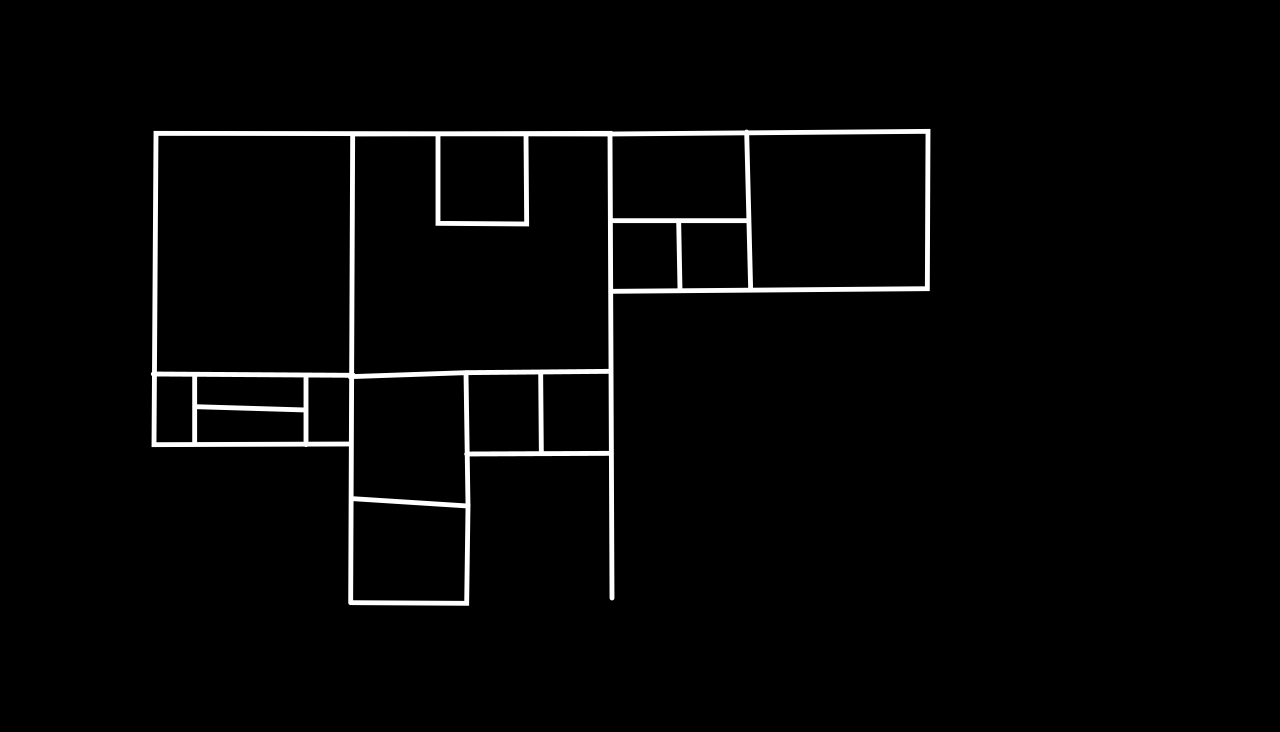
#> input picture test.png, 3840 x 2196 px (shown at 1/3 size)
$ jupyter execute Togal_cleaned.ipynb
#> lines starting #> are read from the running program, lines starting #| are printed output that depends on the picture; after the words box and inside, x2 and y2 are one past the last pixel; in counts of white or black regions, pixels touching at a corner belong together
[cell 1]
import cv2
import os
import numpy as np
import matplotlib.pyplot as plt
from rasterio.features import shapes
from shapely.geometry import Polygon, MultiPolygon, Point, LineString
from shapely.affinity import scale

plt.rcParams["figure.figsize"] = (10,10)

[cell 2]
def clean_img(img, kernel_size = 5, iterations = 5):
    '''
    clean_img :
        uses morphological operations to clean the image, in this case uses erosion to remove
        extremly small items, and dilation to go back to original shape and closess some holes,
        different combination provide diifferent results

    docs: https://docs.opencv.org/master/d9/d61/tutorial_py_morphological_ops.html

    img:  threshhold image
    kernel_size: the size of the morph kernel in pixels 5 by default, by default uses rectangle as a shape
    iterations: nb of times operations are applied

    returns
        img: cleaned image
    '''

    kernel_s = np.ones((2, 2),np.uint8)
    img = cv2.erode(img, kernel_s, iterations = iterations)

    kernel_1 = np.ones((kernel_size, kernel_size),np.uint8)
    img = cv2.erode(img, kernel_1, iterations = iterations)
    img = cv2.dilate(img, kernel_1, iterations = iterations)

    return img

def contours_extraction(img):
    '''
    Basic contour extraction from threshold image

    img: img

    returns
        ctr: list of all extracted contours,
        h: containes hierarchical information about every contour,
            for every contour [nextCtr_id, prevCtr_id, FirstChildCtr_id, parentCtr_id ]
    '''

    ctr, h = cv2.findContours(img, cv2.RETR_TREE, cv2.CHAIN_APPROX_SIMPLE)
    return ctr, h[0]

def contour_data(cnt, epsilon = 0.001):
    '''
    Extracts some useful informations from a contour like mass center, area and perimeter, more features can be extracted
    using cv2.moments
    Also simplifies the contours

    cnt: single contour,
    epsilon: simplification strength

    returns
        area: area of contour will be used for filtering
        approx: simplified polygon
    '''

    M = cv2.moments(cnt)

    #cx = int(M['m10']/M['m00'])
    #cy = int(M['m01']/M['m00'])
    area = cv2.contourArea(cnt)
    perimeter = cv2.arcLength(cnt,True)

    epsilon = epsilon * cv2.arcLength(cnt, True)
    approx = cv2.approxPolyDP(cnt, epsilon,True)

    return area, approx


def classify_contour(h, idx, cls_dict):
    '''
    classifies the contour, on either region of room
    for the given contour if there is no parent then the contour is a region, else is room

    h: contourss hierarchical features
    idx: index of the contour to classify
    cls_dict: dictionnary containing classification of the different contours

    returns
        updated classification dict

    '''

    p_idx = h[idx][3]
    p_p_idx = h[p_idx][3]

    if p_idx not in cls_dict:
        if p_p_idx == -1:
            p_cls = 0
        else:
            cls_dict = classify_contour(h, idx, cls_dict)
            p_cls = cls_dict[p_idx]
    else:
        p_cls = cls_dict[p_idx]

    cls = p_cls + 1
    cls_dict[idx] = cls

    return cls_dict


# Main function to extract the road mask
def generate_regions(img,
                     clean_func=clean_img,
                     ctr_func=contours_extraction,
                     ctr_data=contour_data,
                     max_area=10000,
                     min_area=200,
                     kernel_size=5,
                     iterations = 5,
                     epsilon = 0.001):

    '''
    Generate the regions and rooms from an image

    img: thresholded image
    clean_func: function to clean the image
    ctr_fnc: function for contour extractio
    ctr_data: function for extracting useful informations from a contour
    max_area: max area for fileterig very big contours
    min_area: are of minimum possible contour
    kernel_size :: should be replaced b **kwags
    iterations :: should be replaced b **kwags
    epsilon :: should be replaced b **kwags


    returns
        img: cleaned img
        ctr: all extracted contours
        regions: classified regions
        rooms: classified rooms
    '''

    img = clean_func(img, kernel_size, iterations) # start by cleaning the img
    ctr, h = ctr_func(img) # extract contours and hierarchical data

    classes_dict = dict()
    approxs = [None] * len(ctr)

    for i in range(len(ctr)): #classify contours
        cnt = ctr[i]
        #cnt_area, approx = ctr_data(cnt, epsilon)
        cnt_area, approxs[i] = ctr_data(cnt, epsilon)
        # If area is very small or very big then, thea features are useless...
        if cnt_area < max_area and cnt_area > min_area:
            classes_dict = classify_contour(h, i, classes_dict)
        else:
            classes_dict[i] = -1


    base_region_idx = 0 if len(list(classes_dict.values())) < 2 else min([i for i in list(classes_dict.values()) if i >= 0])
    regions = [approxs[i] for i in range(len(ctr)) if classes_dict[i] == base_region_idx and h[i][2] != -1]
    rooms = [approxs[i] for i in range(len(ctr)) if classes_dict[i] > base_region_idx]

    return img, ctr, classes_dict, regions, rooms

[cell 3]
img = cv2.imread('./test.png', flags=cv2.IMREAD_GRAYSCALE)
#> img is the input picture: shape (2196, 3840); min 0, max 255, mean 6.2
img_th = cv2.threshold(img, 50, 255, cv2.THRESH_BINARY_INV)[1]
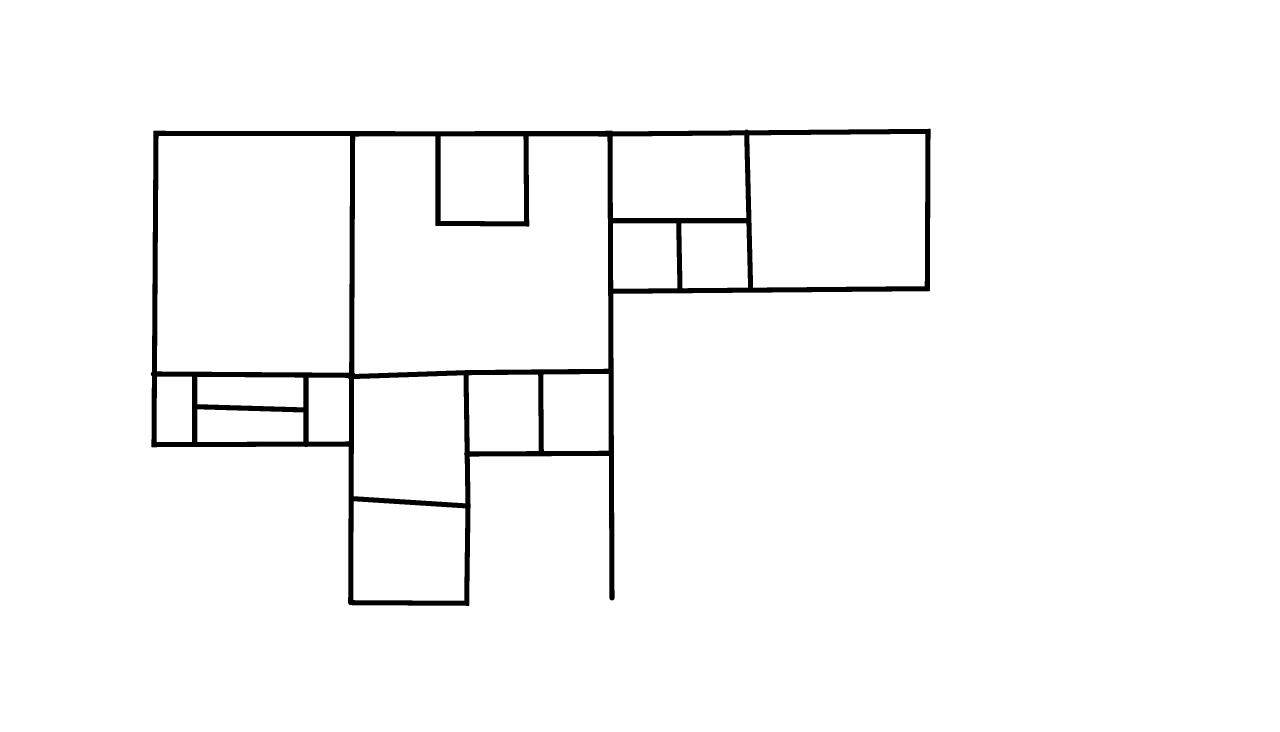
#> img_th: shape (2196, 3840) (shown at 1/3 size); 97.5% white; 1 black region, box (x1, y1, x2, y2) and area: (452, 386, 2792, 1818) 212859

[cell 4]
kernel_size = 3
epsilon = 0.0001

img_area = img.shape[0] * img.shape[1]
max_area = 0.8*img_area
min_area = 400

img_cleaned, all_ctrs, classes_dict, regions, rooms =  generate_regions(img=img_th, max_area=max_area, min_area=min_area, kernel_size=kernel_size, epsilon=epsilon)
#> in contours_extraction, `ctr, h = cv2.findContours(img, cv2.RETR_TREE, cv2.CHAIN_APPROX_SIMPLE)`: ctr = 17 contours; largest, box (x1, y1, x2, y2) and area: (0, 0, 3840, 2196) 8426605, (451, 385, 2798, 1824) 1990793, (1068, 414, 1825, 1121) 447922, (476, 413, 1050, 1118) 400045, (2253, 407, 2776, 863) 232510; h = 17 rows, first 6: [-1, -1, 1, -1], [-1, -1, 2, 0], [3, -1, -1, 1], [4, 2, -1, 1], [5, 3, -1, 1], [6, 4, -1, 1]
#> in generate_regions, `approxs = [None] * len(ctr)`: approxs = 17 items
#> the loop in generate_regions, `for i in range(len(ctr)):` made 17 passes
#> cnt_area on passes 2 to 8: 1990793, 92166, 27059, 21361, 24842.5, 18936.5, 117739.5
#> after the loop in generate_regions, `for i in range(len(ctr)):`: approxs = 17 contours; largest, box (x1, y1, x2, y2) and area: (0, 0, 3840, 2196) 8426605, (451, 385, 2798, 1824) 1990598, (1068, 414, 1825, 1121) 447922, (476, 413, 1050, 1118) 400045, (2253, 407, 2776, 863) 232510
#> in generate_regions, `base_region_idx = 0 if len(list(classes_dict.values())) < 2 else min([..`: base_region_idx = 0
#> in generate_regions, `regions = [approxs[i] for i in range(len(ctr)) if classes_dict[i] == b..`: regions = 1 contour; box (x1, y1, x2, y2) and area: (451, 385, 2798, 1824) 1990598
#> in generate_regions, `rooms = [approxs[i] for i in range(len(ctr)) if classes_dict[i] > base..`: rooms = 15 contours; largest, box (x1, y1, x2, y2) and area: (1068, 414, 1825, 1121) 447922, (476, 413, 1050, 1118) 400045, (2253, 407, 2776, 863) 232510, (1066, 1131, 1396, 1509) 117740, (1843, 411, 2239, 654) 94040
#> all_ctrs has the same summary as ctr in contours_extraction

# Viz

[cell 5]
f, ax = plt.subplots(1,3, figsize=(20, 14))


ax[0].imshow(img, cmap='gray')
ax[0].axis('off')
ax[0].set_title('Model perdiction')

ax[1].imshow(img_th, cmap='gray')
ax[1].axis('off')
ax[1].set_title('Threshhold image')

ax[2].imshow(img_cleaned, cmap='gray')
ax[2].axis('off')
ax[2].set_title('Cleaned image')

plt.show()

f.savefig('fig1.jpg')

[cell 6]
all_ctrs_img = np.zeros((img.shape[0], img.shape[1], 3), np.uint8)
cv2.drawContours(all_ctrs_img, all_ctrs, -1, (0, 255, 0), 3)

filtered_ctrs_img = np.zeros((img.shape[0], img.shape[1], 3), np.uint8)
for region in regions + rooms:
    cv2.drawContours(filtered_ctrs_img, [region], -1, (0, 255, 0), 3)
#> this loop made 16 passes


f, ax = plt.subplots(1,2, figsize=(20, 14))

ax[0].imshow(all_ctrs_img)
ax[0].axis('off')
ax[0].set_title('All contours simplified')

ax[1].imshow(filtered_ctrs_img)
ax[1].axis('off')
ax[1].set_title('All contours filtered and simplified')

plt.show()
f.savefig('fig2.jpg')

[cell 7]
all_regions_img = np.zeros((img.shape[0], img.shape[1], 3), np.uint8)

regions_img = np.zeros((img.shape[0], img.shape[1], 3), np.uint8)
for region in regions:
    cv2.fillPoly(regions_img, [region], (255, 255, 255))
    cv2.fillPoly(all_regions_img, [region], (0, 0, 255))
#> this loop made 1 pass
#> regions_img: shape (2196, 3840, 3); 23.7% white; 1 white region, box (x1, y1, x2, y2) and area: (451, 385, 2798, 1824) 1994795

rooms_img = np.zeros((img.shape[0], img.shape[1], 3), np.uint8)
for region in rooms:
    cv2.fillPoly(rooms_img, [region], (255, 255, 255))
    cv2.fillPoly(all_regions_img, [region], (255, 0, 255))
#> this loop made 15 passes
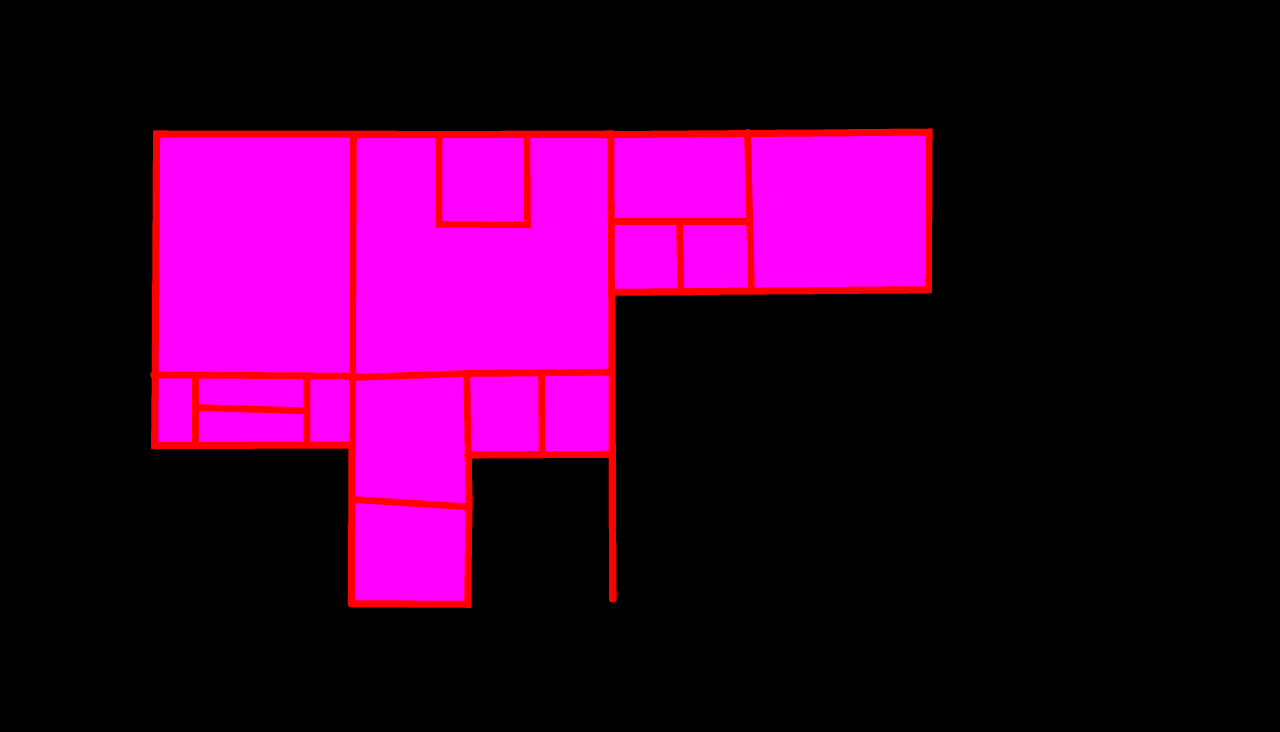
#> all_regions_img: shape (2196, 3840, 3) (shown at 1/3 size); mean of channels 0, 1, 2 51.6, 0, 60.3; drawn as B, G, R
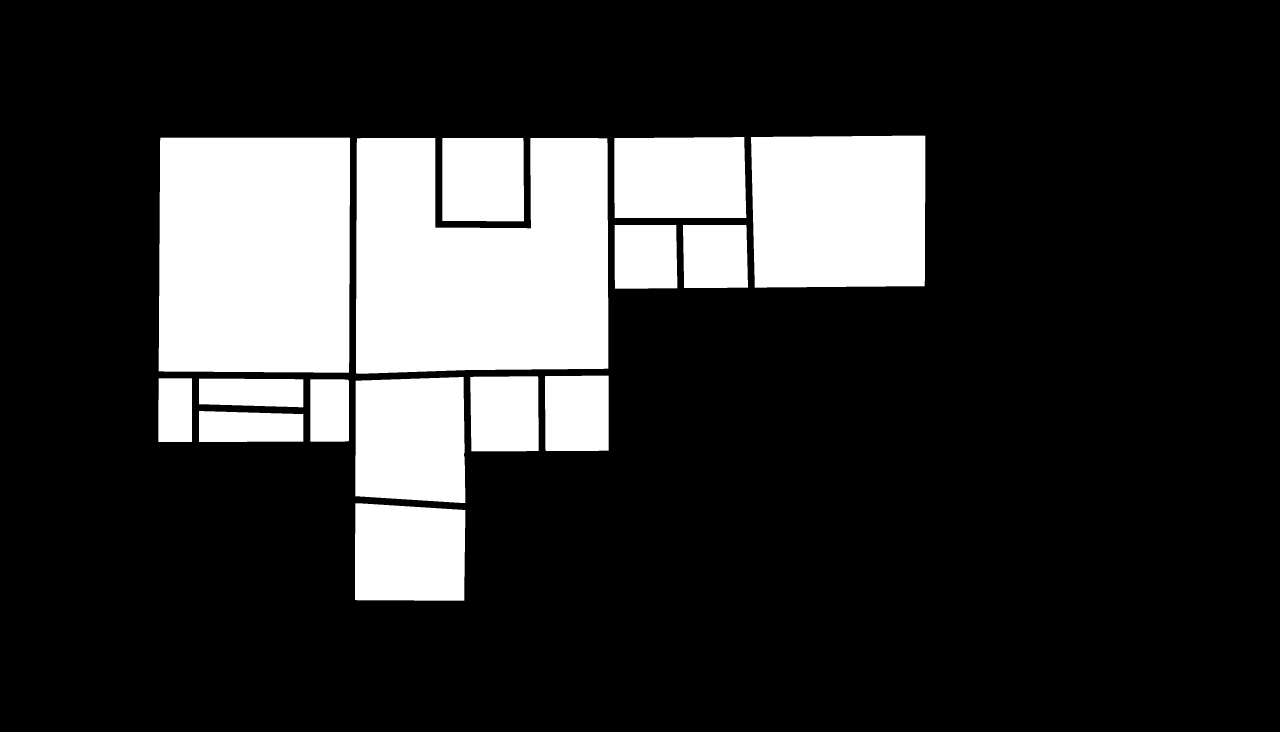
#> rooms_img: shape (2196, 3840, 3) (shown at 1/3 size); 20.2% white; 15 white regions, largest, box (x1, y1, x2, y2) and area: (1068, 414, 1825, 1121) 449641, (476, 413, 1050, 1118) 401317, (2253, 407, 2776, 863) 233477


f, ax = plt.subplots(1,4, figsize=(40, 25))

ax[0].imshow(regions_img)
ax[0].axis('off')
ax[0].set_title('Classified regions')

ax[1].imshow(rooms_img)
ax[1].axis('off')
ax[1].set_title('Classified rooms')

ax[2].imshow(regions_img - rooms_img)
ax[2].axis('off')
ax[2].set_title('Regions - Rooms for contours')

ax[3].imshow(all_regions_img)
ax[3].axis('off')
ax[3].set_title('Regions + Rooms')

plt.show()
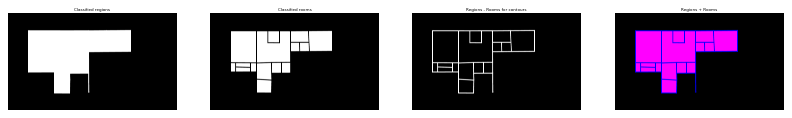
#> figure drawn by matplotlib, 4 panels
f.savefig('fig3.jpg')

# Room analysis

[cell 8]
#Useless
only_walls = regions_img - rooms_img
#> only_walls: shape (2196, 3840, 3); 3.4% white; 1 white region, box (x1, y1, x2, y2) and area: (451, 385, 2798, 1824) 289989
plt.imshow(only_walls)
plt.show()

canny_img = np.zeros((only_walls.shape[0], only_walls.shape[1], 3), np.uint8)


edges = cv2.Canny(only_walls,50,150,apertureSize = 3)
#> edges: shape (2196, 3840); 0.32% white in thin lines or dots, all inside (x1, y1, x2, y2) = (450, 384, 2798, 1824)
lines = cv2.HoughLinesP(edges,1,np.pi/180,0,minLineLength=20,maxLineGap=10)
#> lines = 297 rows, first 6: [1410, 1176, 1410, 1132], [2796, 660, 2796, 424], [2256, 587, 2256, 549], [1848, 1769, 1848, 1622], [479, 576, 479, 422], [1394, 1461, 1394, 1395]
for line in lines:
    x1,y1,x2,y2 = line[0]
    cv2.line(canny_img,(x1,y1),(x2,y2),(0,255,0),10)
#> this loop made 297 passes
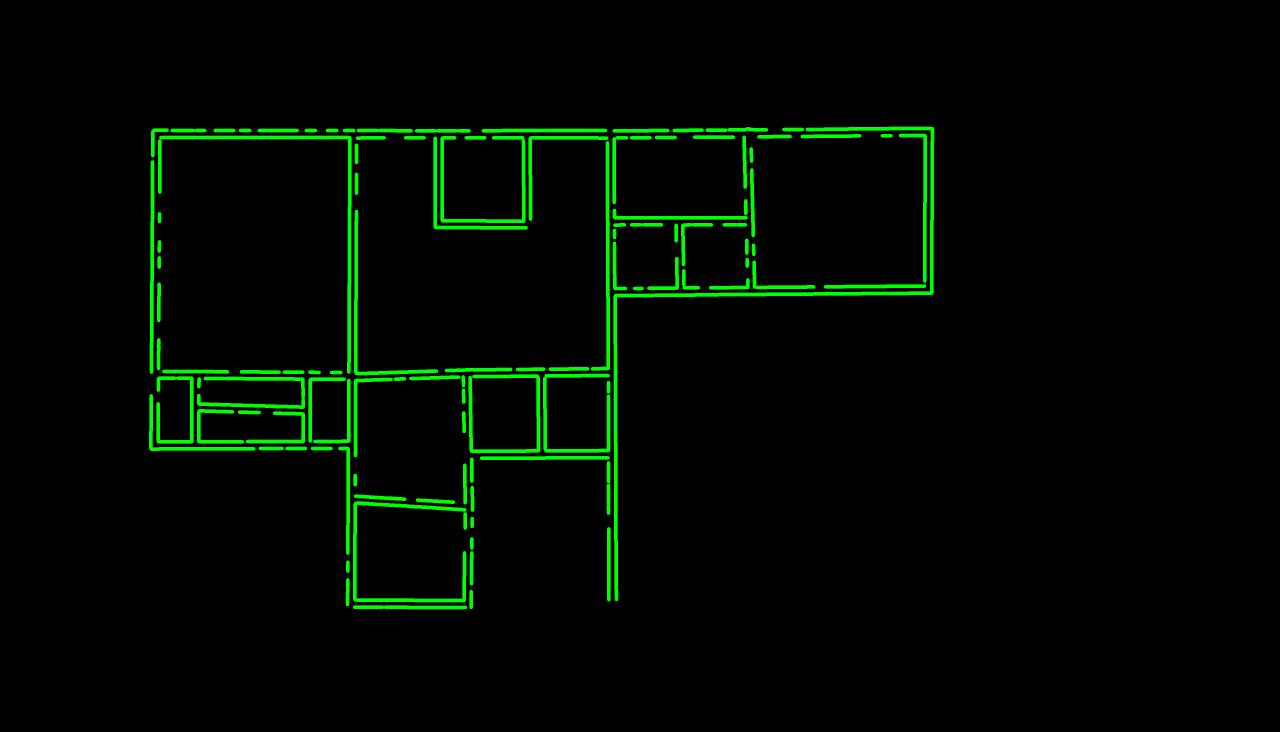
#> canny_img: shape (2196, 3840, 3) (shown at 1/3 size); mean of channels 0, 1, 2 0, 8.2, 0; drawn as B, G, R


plt.imshow(canny_img)
plt.show()

[cell 9]
#making rooms and regions into Shapely format
rooms_polygons = [Polygon(np.squeeze(i)).simplify(5) for i in rooms]
#> rooms_polygons = 15 items
regions_polygons = [Polygon(np.squeeze(i)).simplify(5).difference(MultiPolygon(rooms_polygons)) for i in regions]
#> regions_polygons = 1 item

[cell 10]
MultiPolygon(rooms_polygons)

[cell 11]
#Experiment with buffer for dilation and erosion +. chaining simplification,
# Runing a chain of simplificatioin 5-5-5 will provide better result and preserves shape better than one simplificaation 15.....,

#MultiPolygon([Polygon(np.squeeze(i)).buffer(7).buffer(-7).simplify(5).simplify(7).simplify(10) for i in rooms])

[cell 12]
MultiPolygon(regions_polygons + rooms_polygons)

[cell 13]
def check_point_in_polys(polys, p):
    found = False
    for poly in polys:
        if poly.contains(Point(p[0], p[1])):
            found = True
            return found
    return found

# [8 lines left out: function check_line_in_polys, not called in this run]


def create_rooms(rooms, regions, isSegment=False, iterations=10, scale_factor=1.05):
    keep_indices = dict()
    final_rooms = rooms
    final_rooms_arr = [np.array(r.exterior.coords) for r in final_rooms]

    for val in range(len(final_rooms_arr)):
        keep_indices[val] = list(range(len(final_rooms_arr[val])))

    for i in range(iterations):

        #rooms_dilated = [r.buffer(padding, resolution=-100, cap_style=2, join_style=2) for r in final_rooms]
        rooms_scaled = [scale(r, xfact=scale_factor, yfact=scale_factor, origin='center') for r in final_rooms]


        for j in range(len(rooms_scaled)):
            #dilated_room = np.array(rooms_dilated[j].exterior.coords)
            scaled_room = np.array(rooms_scaled[j].exterior.coords)

            for p in range(len(scaled_room)):
                if j in keep_indices and p in keep_indices[j]:
                    point = scaled_room[p]

                    next_idx = p+1 if len(scaled_room) > p+2 else 0
                    point_next = point if not isSegment else scaled_room[next_idx]

                    is_in_regions = check_point_in_polys(regions, point) if not isSegment else check_line_in_polys(regions, point, point_next, j)
                    if is_in_regions:

                        final_rooms_arr[j][p] = point
                        if isSegment:
                            final_rooms_arr[j][next_idx] = point_next

                        is_in_other_rooms = check_point_in_polys(rooms_scaled, point) if not isSegment else check_line_in_polys(rooms_scaled, point, point_next, j)
                        if is_in_other_rooms:
                            keep_indices[j].remove(p)
                            if isSegment and next_idx in keep_indices[j]:
                                keep_indices[j].remove(next_idx)

        final_rooms = [Polygon(new_room) for new_room in final_rooms_arr]
        #print('iteration ', i, ' finished')

    return final_rooms

[cell 14]
import time
start = time.time()

cleand_rooms = create_rooms(rooms_polygons, regions_polygons, False, 20, 1.01)
#> in create_rooms, `final_rooms = rooms`: final_rooms = 15 items
#> in create_rooms, `final_rooms_arr = [np.array(r.exterior.coords) for r in final_rooms]`: final_rooms_arr = 15 point arrays, longest 9 points
#> the loop in create_rooms, `for val in range(len(final_rooms_arr)):` made 15 passes
#> after the loop in create_rooms, `for val in range(len(final_rooms_arr)):`: keep_indices = 15 items
#> cleand_rooms = 15 items
end = time.time()
print(end - start)

[cell 15]
MultiPolygon(regions_polygons + cleand_rooms * 6 )

[cell 16]
#Experiment Simple fnuction for extraction sifferetn wall segments .....

def generate_linear_analysis(room_original, room_cleaned):
    walls = []
    original_rooms_arr = np.array(room_original.exterior.coords)
    room_cleaned_arrr = np.array(room_cleaned.exterior.coords)

    for i in range(len(original_rooms_arr)):
        next_i = i+1 if len(original_rooms_arr) > i+1 else 0

        p0 = original_rooms_arr[i]
        p1 = room_cleaned_arrr[i]
        p2 = room_cleaned_arrr[next_i]
        p3 = original_rooms_arr[next_i]
        walls.append(Polygon([p0, p1 ,p2, p3]))

    return walls

[cell 17]
ii = 7
walls = generate_linear_analysis(rooms_polygons[ii], cleand_rooms[ii])
#> walls = 5 items
MultiPolygon(walls)
